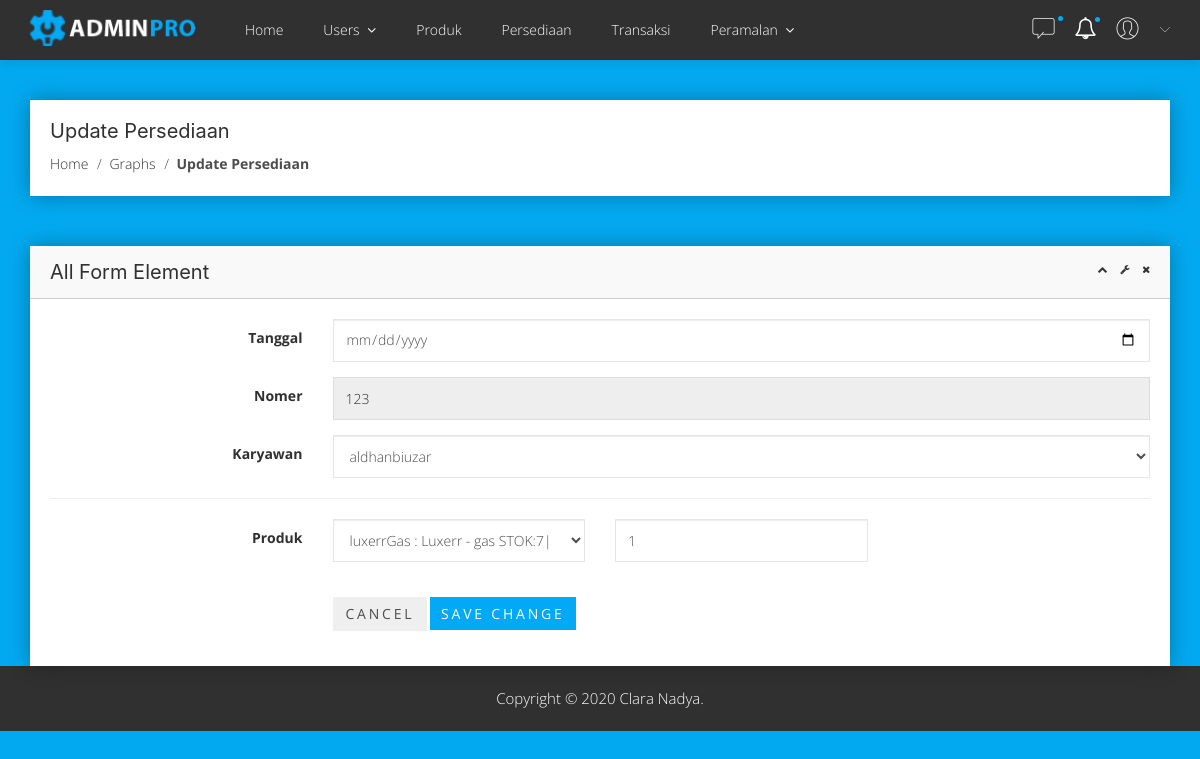
Page /index.php/Persediaan/update/1 on the committed database.
### tables this page shows
CREATE TABLE `persediaan` (
  `id` int(11) NOT NULL,
  `tgl` datetime(6) NOT NULL,
  `nomer` varchar(150) NOT NULL,
  `supplier` varchar(32) NOT NULL,
  `fk_user_karyawan` int(11) NOT NULL,
  `harga` double NOT NULL
);

CREATE TABLE `detailpersediaan` (
  `id` int(11) NOT NULL,
  `fk_persediaan` int(11) NOT NULL,
  `fk_produk` int(11) NOT NULL,
  `jumlah` int(190) NOT NULL
);

CREATE TABLE `produk` (
  `id` int(11) NOT NULL,
  `c_produk` varchar(50) NOT NULL,
  `merk` varchar(100) NOT NULL,
  `tipe` varchar(100) NOT NULL,
  `harga` int(11) NOT NULL,
  `stok` int(11) NOT NULL,
  `gambar` varchar(123) NOT NULL
);

### application/controllers/Persediaan.php (called while the page is built, shortened)
<?php
class Persediaan extends CI_Controller
{
    public function update($id_persediaan)
    {
        $this->load->library('form_validation');
        $this->form_validation->set_rules('tgl', 'tgl', 'trim|required');
        $this->form_validation->set_rules('fk_user_karyawan', 'fk_user_karyawan', 'trim|required');
        if ($this->form_validation->run() == false) {
            $persediaan_data = $this->db
                ->where('id', $id_persediaan)
                ->get('persediaan')
                ->row(0);
            $data['persediaan_data'] = $persediaan_data;
            $this->load->view('admin/persediaan/update', $data);
        }
    }
}

### index.php (called while the page is built, shortened)
<?php
require_once BASEPATH.'core/CodeIgniter.php';

### application/views/admin/persediaan/update.php (the view, shortened to what this page needs)
<div class="breadcome-area mg-t-40 mg-b-20">
    <div class="container">
        <div class="row">
            <div class="col-lg-12">
                <div class="breadcome-list shadow-reset">
                    <div class="breadcome-heading">
                        <h2>Update Persediaan</h2>
                    </div>
                    <ul class="breadcome-menu">
                        <li><a href="#">Home</a> <span class="bread-slash">/</span>
                        </li>
                        <li><a href="#">Graphs</a> <span class="bread-slash">/</span>
                        </li>
                        <li><span class="bread-blod">Update Persediaan</span>
                    </ul>
                </div>
            </div>
        </div>
    </div>
</div>
<div class="data-table-area mg-b-40">
    <div class="container">
        <div class="row">
            <div class="col-lg-12">
                <div class="sparkline12-list shadow-reset mg-t-30">
                    <div class="sparkline12-hd">
                        <div class="main-sparkline12-hd">
                            <h1>All Form Element</h1>
                            <div class="sparkline12-outline-icon">
                                <span class="sparkline12-collapse-link"><i class="fa fa-chevron-up"></i></span>
                                <span><i class="fa fa-wrench"></i></span>
                                <span class="sparkline12-collapse-close"><i class="fa fa-times"></i></span>
                            </div>
                        </div>
                    </div>
                    <div class="sparkline12-graph">
                        <div class="basic-login-form-ad">
                            <div class="row">
                                <div class="col-lg-12">
                                    <div class="all-form-element-inner">
                                        <?php echo form_open_multipart('') ?>
                                        <div class="form-group-inner">
                                            <div class="row">
                                                <div class="col-lg-3">
                                                    <label class="login2 pull-right pull-right-pro">Tanggal</label>
                                                </div>
                                                <div class="col-lg-9 text-left">
                                                    <input type="date" class="form-control" name="tgl" value="<?php echo $persediaan_data->tgl == "" ? date("Y-m-d") : $persediaan_data->tgl ?>" value="<?php echo date("Y-m-d") ?>" />
                                                </div>
                                            </div>
                                        </div>
                                        <div class="form-group-inner">
                                            <div class="row">
                                                <div class="col-lg-3">
                                                    <label class="login2 pull-right pull-right-pro">Nomer</label>
                                                </div>
                                                <div class="col-lg-9 text-left">
                                                    <input type="text" class="form-control" name="nomer" value="<?php echo $persediaan_data->nomer == "" ? $kode : $persediaan_data->nomer ?>" readonly/>
                                                </div>
                                            </div>
                                        </div>
                                        <div class="form-group-inner">
                                            <div class="row">
                                                <div class="col-lg-3">
                                                    <label class="login2 pull-right pull-right-pro">Karyawan</label>
                                                </div>
                                                <div class="col-lg-9 text-left">
                                                    <select name="fk_user_karyawan" class="form-control">
                                                        <?php foreach ($this->db->where('level', 2)->get('users')->result() as $key => $value) : ?>
                                                            <option value="<?php echo $value->id ?>"><?php echo $value->nama ?></option>
                                                        <?php endforeach ?>
                                                    </select>
                                                </div>
                                            </div>
                                        </div>
                                        <hr>
                                        <?php $no = 0; $p=0;
                                         foreach ($this->db->query("SELECT detailpersediaan.id AS idtrans, detailpersediaan.*, produk.* FROM `detailpersediaan` INNER JOIN produk ON detailpersediaan.fk_produk = produk.id where fk_persediaan = '$persediaan_data->id'")->result() as $key => $value) : ?>
                                        <div id="container-produk">
                                         <div class="form-group-inner">
                                         <div class="row produk_data">
                                            <div class="col-lg-3">
                                               <label class="login2 pull-right pull-right-pro">Produk</label>
                                            </div>
                                         <div class="col-lg-3 text-left">
                                         <select name="updateProduk[<?php echo $no; ?>]" class="form-control form-produk" onchange="reset_harga()">
                                         <option class="form-control" data-harga="<?php echo $value->harga ?>" value="<?php echo $value->id?>"><?php echo $value->c_produk . " : " . $value->merk . " - " . $value->tipe . " STOK:" . $value->stok . "| RP." . $value->harga ?></option>
                                        </select>
                                        </div>
                                        <div class="col-lg-3 text-left">
                                            <input type="number" name="jumlah[<?php echo $no; ?>]" class="form-control form-jumlah" value="<?php echo $value->jumlah ?>" onchange="reset_harga()"></input>
                                        </div>
                                         </div>
                                        </div>
                                        <?php $no++; $p++;
                                        endforeach ?>
                                        <div class="form-group-inner">
                                            <div class="login-btn-inner">
                                                <div class="row">
                                                    <div class="col-lg-3"></div>
                                                    <div class="col-lg-9">
                                                        <div class="login-horizental cancel-wp pull-left">
                                                            <button class="btn btn-white" type="submit">Cancel</button>
                                                            <button class="btn btn-sm btn-primary login-submit-cs" type="submit">Save Change</button>
                                                        </div>
                                                    </div>
                                                </div>
                                            </div>
                                        </div>
                                        <?php echo form_close() ?>
                                    </div>
                                </div>
                            </div>
                        </div>
                    </div>
                </div>
            </div>
        </div>
    </div>
</div>

### template/dashboard/css/style.css (style rules this page uses)
body { line-height: 1.7; color: #4d4d4d; font-weight: 300; font-size: 1rem; }
a { -webkit-transition: .3s all ease; -o-transition: .3s all ease; transition: .3s all ease; }
h1, h2, h3, h4, h5, .h1, .h2, .h3, .h4, .h5 { font-family: "Poppins", -apple-system, BlinkMacSystemFont, "Segoe UI", Roboto, "Helvetica Neue", Arial, sans-serif, "Apple Color Emoji", "Segoe UI Emoji", "Segoe UI Symbol", "Noto Color Emoji"; }
.btn { text-transform: uppercase; letter-spacing: .2em; border-radius: 0; }
.form-control { height: 43px; border-radius: 0; }

### rows in the picture
persediaan: nomer "123"
detailpersediaan: fk_produk.c_produk "luxerrGas : Luxerr - gas STOK:7| RP.1975000", jumlah "1"

### other values in the picture
form field fk_user_karyawan "aldhanbiuzar"
